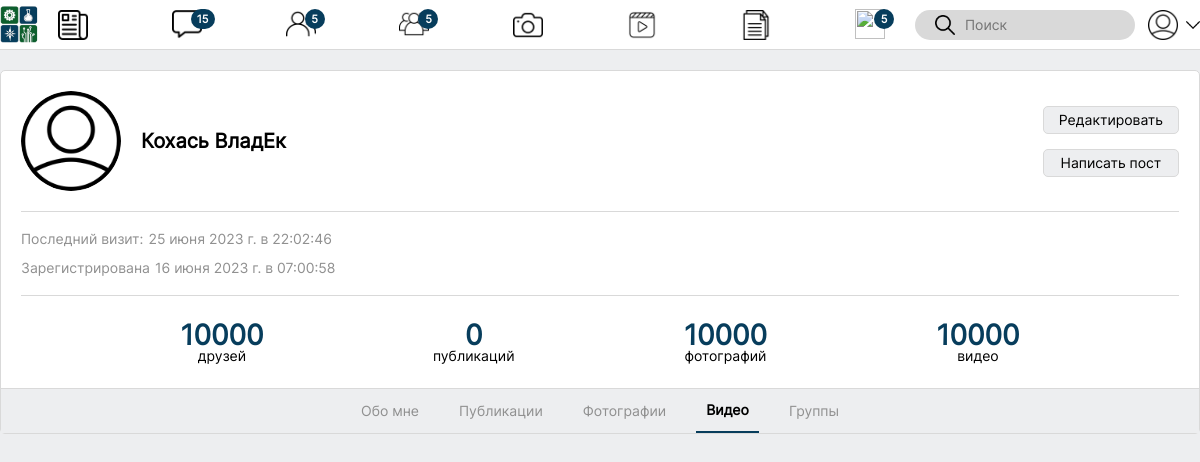
Screenshot of /profile/?id=14&category=videos (signed in) with the database file from the repository.
### tables this page shows
CREATE TABLE `users` (
  `id` int NOT NULL COMMENT 'Айди юзера',
  `login` varchar(50) DEFAULT NULL COMMENT 'Логин юзера, можно задать самому в настройках, также будет уникальный логин системы спт (uid)',
  `password_hash` varchar(60) NOT NULL COMMENT 'Хэшированный пароль',
  `email` varchar(50) NOT NULL COMMENT 'Эл. почта',
  `phone` varchar(20) NOT NULL COMMENT 'Телефон',
  `firstname` varchar(50) NOT NULL COMMENT 'Фамилия',
  `name` varchar(50) NOT NULL COMMENT 'Имя',
  `lastname` varchar(50) DEFAULT NULL COMMENT 'Отчество',
  `sex` tinyint(1) NOT NULL COMMENT 'пол юзера. 1 если мужчина, 0 если женщина',
  `date_of_registration` timestamp NOT NULL DEFAULT CURRENT_TIMESTAMP COMMENT 'Дата регистрации.',
  `last_update` timestamp NOT NULL DEFAULT CURRENT_TIMESTAMP COMMENT 'время последней загрузки страницы от пользователя',
  `role_id` tinyint(1) NOT NULL DEFAULT '1' COMMENT 'Айди роли (админ/не админ)'
);

### php/regular_functions/functions.php (called while the page is built, shortened)
<?
    require_once('db_model.php');
    function getAllUserInfo($value)
    {
        $db = new MysqlModel();
        $arr = $db->goResultOnce("
            SELECT
                users.id,
                users.login,
                users.password_hash,
                users.email,
                users.phone,
                users.firstname,
                users.name,
                users.lastname,
                users.sex,
                users.date_of_registration,
                users.last_update,
                user_info.status,
                user_info.date_of_birth,
                user_info.city,
                user_info.about_me,
                user_settings.hide_lastname,
                user_settings.hide_email,
                user_settings.hide_phone,
                user_settings.hide_date_of_birth,
                user_settings.type_of_profile,
                user_settings.avatar_file,
                spt_group.group_name,
                learning_status.status_name,
                role.role_name
            FROM
                users,
                user_info,
                user_settings,
                spt_group,
                learning_status,
                role
            WHERE
                (password_hash = '$value' OR users.id = '$value')
                AND users.id = user_info.user_id
                AND users.id = user_settings.user_id
                AND user_info.spt_group_id = spt_group.id
                AND user_info.learning_status_id = learning_status.id
                AND users.role_id = role.id
        ");
        return $arr;
    }
    function friendly_date($date)
    {
        $date_and_time = explode(" ", $date);
        $date_nums = explode("-", $date_and_time[0]);
        if (count($date_and_time) == 2)
        {
            $time_nums = explode(":", $date_and_time[1]);
        }
        switch ($date_nums[1])
        {
            case 6:
                $date_nums[1] = "июня";
            break;
        }
        $date = "$date_nums[2] $date_nums[1] $date_nums[0] г.";
        if (count($date_and_time) == 2)
        {
            $date .= " в $time_nums[0]:$time_nums[1]:$time_nums[2]";
        }
        return $date;
    }
?>

### php/regular_functions/db_model.php (called while the page is built, shortened)
<?
    class MysqlModel
    {
        private $server = "localhost";
        private $db = "polynetwork";
        private $user = "root";
        private $pass = "";
        private $connect = false;
        function __construct(){
            $this->server = "localhost";
            $this->db = "polynetwork";
            $this->user = "root";
            $this->pass = "";
        }
        function getConnect() {
            if (!$c = mysqli_connect($this->server, $this->user, $this->pass, $this->db)) {
                $this->connect = false;
                $this->error = "Ошибка: Невозможно подключиться к MySQL " . mysqli_connect_error();
            }else{
                $this->connect = true;
            }
            return $this->connect;
        }
        function closeConnect() {
            $this->connect = false;
        }
        function goResultOnce($sql_in){
            global $c;
            if(!$result = mysqli_query($c, $sql_in)) {
                $this->error = 'MySQL error ['.mysqli_error($c).']';
                $this->closeConnect();
                return false;
            }else{
                $res = mysqli_fetch_assoc($result);
                return $res;
            }
        }
    }
?>

### profile/index.php (the view, shortened to what this page needs)
<?
    $server_path = $_SERVER['DOCUMENT_ROOT'];
    require_once("$server_path/php/regular_functions/functions.php");
    require_once("$server_path/php/regular_functions/db_model.php");
    if (!empty($_GET['id']))
    {
        $id = $_GET['id'];
        $user_info = getAllUserInfo($id);
    }
?>
<!DOCTYPE html>
<html lang="ru">
	<head>
        <link rel="stylesheet" href="/styles/variable.css">
        <link rel="stylesheet" href="/styles/reset.css">
        <link rel="stylesheet" href="/profile/styles/styles.css">
	</head>
	<body>
        <? require_once("$server_path/php/header.php") ?>
        <?
            if (!empty($user_info))
            {
                $firstname = $user_info['firstname'];
                $name = $user_info['name'];
                $lastname = $user_info['lastname'];
                $sex = $user_info['sex'];
                $last_update = $user_info['last_update'];
                $date_of_registration = $user_info['date_of_registration'];
                $date_of_registration = friendly_date($date_of_registration);
                $avatar = $user_info['avatar_file'];
            }
        ?>
        <main>
            <div class="user-block container">
                <div class="user-info">
                    <div class="user-main">
                        <div class="avatar-name-status">
                            <div class="user-avatar">
                                <? if ($avatar == "none") $avatar = "/image/user_icon.png" ?>
                                <div class="avatar-circle" style="background-image: url(<?=$avatar?>)"></div>
                            </div>
                            <div>
                                <p class="fullname">
                                    <?="$firstname $name $lastname"?>
                                </p>
                            </div>
                        </div>
                        <div class="user-buttons">
                        <?
                            if (!empty($_SESSION))
                            {
                                if ($id != $_SESSION['user_info']['id'])
                                {
                                    echo <<<HTML
                                        <a class="any-button-style" href="/message/?send_message=$id">Написать сообщение</a>
                                        <a class="any-button-style" href="">Добавить в друзья</a>
                                    HTML;
                                }
                                else
                                {
                                    echo <<<HTML
                                        <a class="any-button-style" href="/settings/">Редактировать</a>
                                        <button class="any-button-style" id="write-post">Написать пост</button>
                                    HTML;
                                }
                            }
                            else
                            {
                                echo <<<HTML
                                    <a class="any-button-style" href="/message/?send_message=$id">Написать сообщение</a>
                                    <a class="any-button-style" href="">Добавить в друзья</a>
                                HTML;
                            }
                        ?>
                        </div>
                    </div>
                    <hr class="line">
                    <div class="date">
                        <div class="last-online">
                            <?
                                if ((time() - strtotime($last_update)) < 240)
                                {
                                    echo <<<HTML
                                        <p class="online">Сейчас в сети</p>
                                    HTML;
                                }
                                else
                                {
                                    $last_update = friendly_date($last_update);
                                    echo <<<HTML
                                        <p>Последний визит:</p>
                                        <p>$last_update</p>
                                    HTML;
                                }
                            ?>
                        </div>
                        <div class="date-of-registration">
                            <?
                                $text = ($sex) ? "Зарегистрирован" : "Зарегистрирована";
                            ?>
                            <p><?=$text?></p>
                            <p><?=$date_of_registration?></p>
                        </div>
                    </div>
                    <hr class="line">
                    <div class="user-stat">
                        <a class="stat-link" href="">
                            <p class="stat-count">10000</p>
                            <p class="stat-text">друзей</p>
                        </a>
                        <a class="stat-link" href="/profile/?id=<?=$id?>&category=posts">
                            <?
                                $count_posts = 0;
                            ?>
                            <p class="stat-count"><?=$count_posts?></p>
                            <p class="stat-text">публикаций</p>
                        </a>
                        <a class="stat-link" href="">
                            <p class="stat-count">10000</p>
                            <p class="stat-text">фотографий</p>
                        </a>
                        <a class="stat-link" href="">
                            <p class="stat-count">10000</p>
                            <p class="stat-text">видео</p>
                        </a>
                    </div>
                </div>
                <div class="category-menu"<?= ($_GET['category'] != "about_me") ? "style='border-bottom: 0'" : ""?>>
                    <a class="category<?= ($_GET['category'] == "about_me") ? " active" : "" ?>" href="/profile/?id=<?=$id?>&category=about_me">Обо мне</a>
                    <a class="category<?= ($_GET['category'] == "posts") ? " active" : "" ?>" href="/profile/?id=<?=$id?>&category=posts">Публикации</a>
                    <a class="category<?= ($_GET['category'] == "photos") ? " active" : "" ?>" href="/profile/?id=<?=$id?>&category=photos">Фотографии</a>
                    <a class="category<?= ($_GET['category'] == "videos") ? " active" : "" ?>" href="/profile/?id=<?=$id?>&category=videos">Видео</a>
                    <a class="category<?= ($_GET['category'] == "groups") ? " active" : "" ?>" href="/profile/?id=<?=$id?>&category=groups">Группы</a>
                </div>
            </div>
        </main>
	</body>
</html>

### styles/variable.css (style rules this page uses)
:root { --blue-tech: #073d5c; --green-tech: #014b0a; --black: #000000; --white: #ffffff; --translucent: rgba(0, 0, 0, .5); --light-grey-border-color: #D9D9D9; --light-grey-background-color: #EDEEF0; --grey-font-color: #909090; --grey-scrollbar-color: rgba(144, 144, 144, .5); --scrollbar-width: 6px; }

### profile/styles/styles.css (style rules this page uses)
main { margin-top: 70px; display: flex; flex-direction: column; justify-content: flex-start; align-items: center; }
.user-block { height: auto; border-radius: 5px; border: 1px solid var(--light-grey-border-color); background-color: var(--white); }
.user-info { display: flex; flex-direction: column; justify-content: space-between; padding: 20px; }
.user-info .user-main { display: flex; justify-content: space-between; align-items: center; width: 100%; }
.user-avatar { position: relative; min-width: 100px; min-height: 100px; margin-right: 20px; }
.avatar-circle { width: 100%; height: 100%; border-radius: 100%; background-size: cover; background-position: center; background-repeat: no-repeat; }
.fullname, .user-status { display: flex; align-items: center; }
.user-avatar ~ div { width: 100%; max-width: 460px; display: flex; flex-direction: column; justify-content: space-evenly; }
.user-info .user-buttons { display: flex; flex-direction: column; gap: 15px; max-width: 180px; }
.fullname { font-size: 20px; font-weight: 600; }
.fullname:last-child { height: 100px; }
.line { margin: 20px 0; height: 1px; border: none; background-color: var(--light-grey-border-color); box-sizing: border-box; }
.date { color: var(--grey-font-color); display: flex; flex-direction: column; flex-wrap: wrap; gap: 15px; }
.last-online, .date-of-registration { display: flex; flex-wrap: wrap; gap: 5px; }
.category-menu { border-top: 1px solid var(--light-grey-border-color); border-bottom: 1px solid var(--light-grey-border-color); box-sizing: border-box; display: flex; justify-content: center; align-items: center; background-color: var(--light-grey-background-color); }
.category { padding: 0 10px; margin: 0 10px; color: var(--grey-font-color); height: calc(1rem + 30px); display: flex; align-items: center; box-sizing: border-box; transition: all .25s ease-out; }
.category.active { color: var(--black); font-weight: bold; border-bottom: 2px solid var(--blue-tech); }
.avatar-name-status { max-width: 580px; display: flex; }
.user-stat { width: 100%; display: flex; justify-content: space-evenly; align-items: center; }
.stat-link { display: flex; flex-direction: column; align-items: center; padding: 5px 10px; border-radius: 5px; transition: all .25s ease-out; }
.stat-count { color: var(--blue-tech); font-size: 2rem; font-weight: bold; }

### rows the page displays
users: firstname "Кохась", name "ВладЕк", last_update "25 июня 2023 г. в 22:02:46", sex "Зарегистрирована", date_of_registration "16 июня 2023 г. в 07:00:58"

### other values shown
$count_posts "0"
